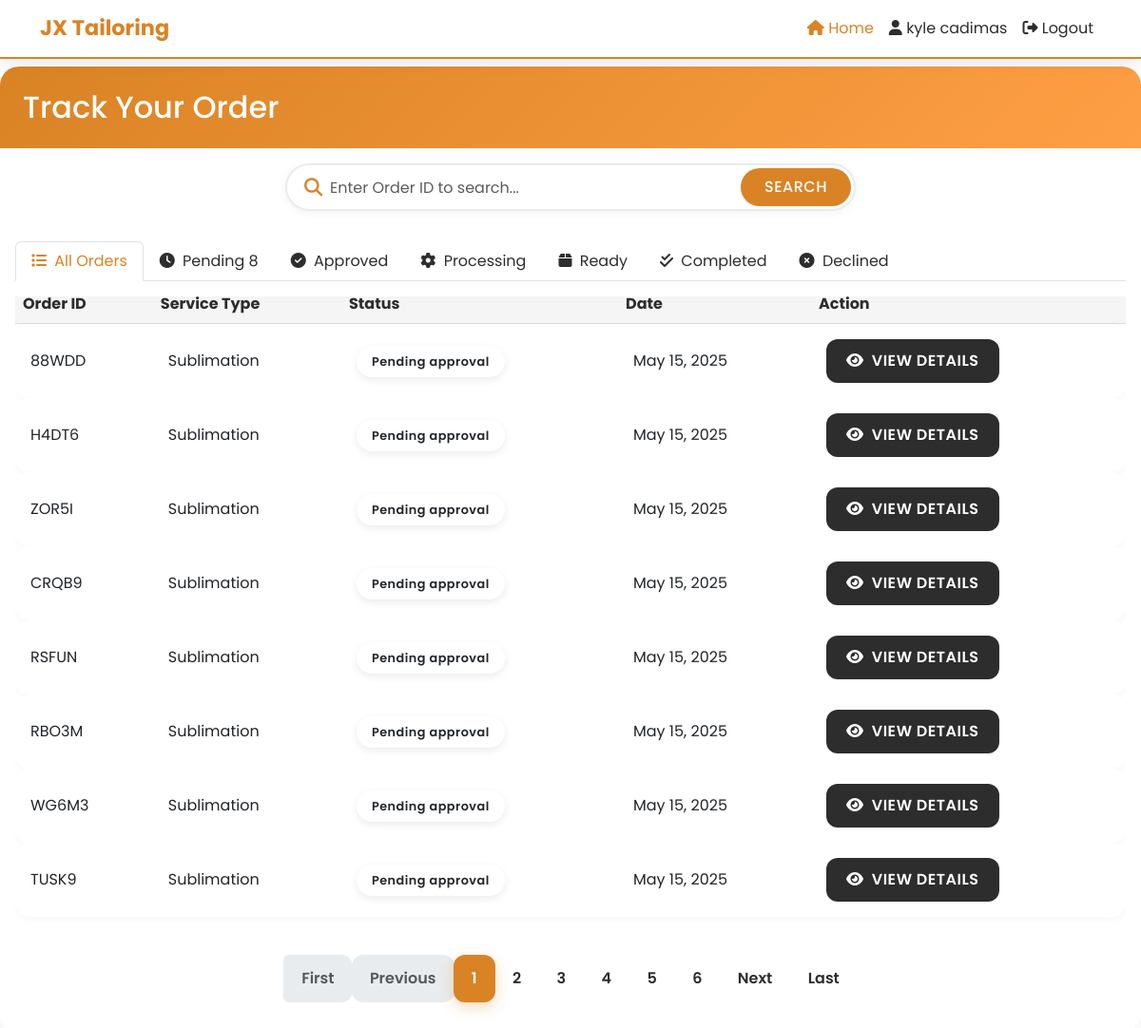
/customer/track_order.php (signed in), run on an earlier commit of the app's database.
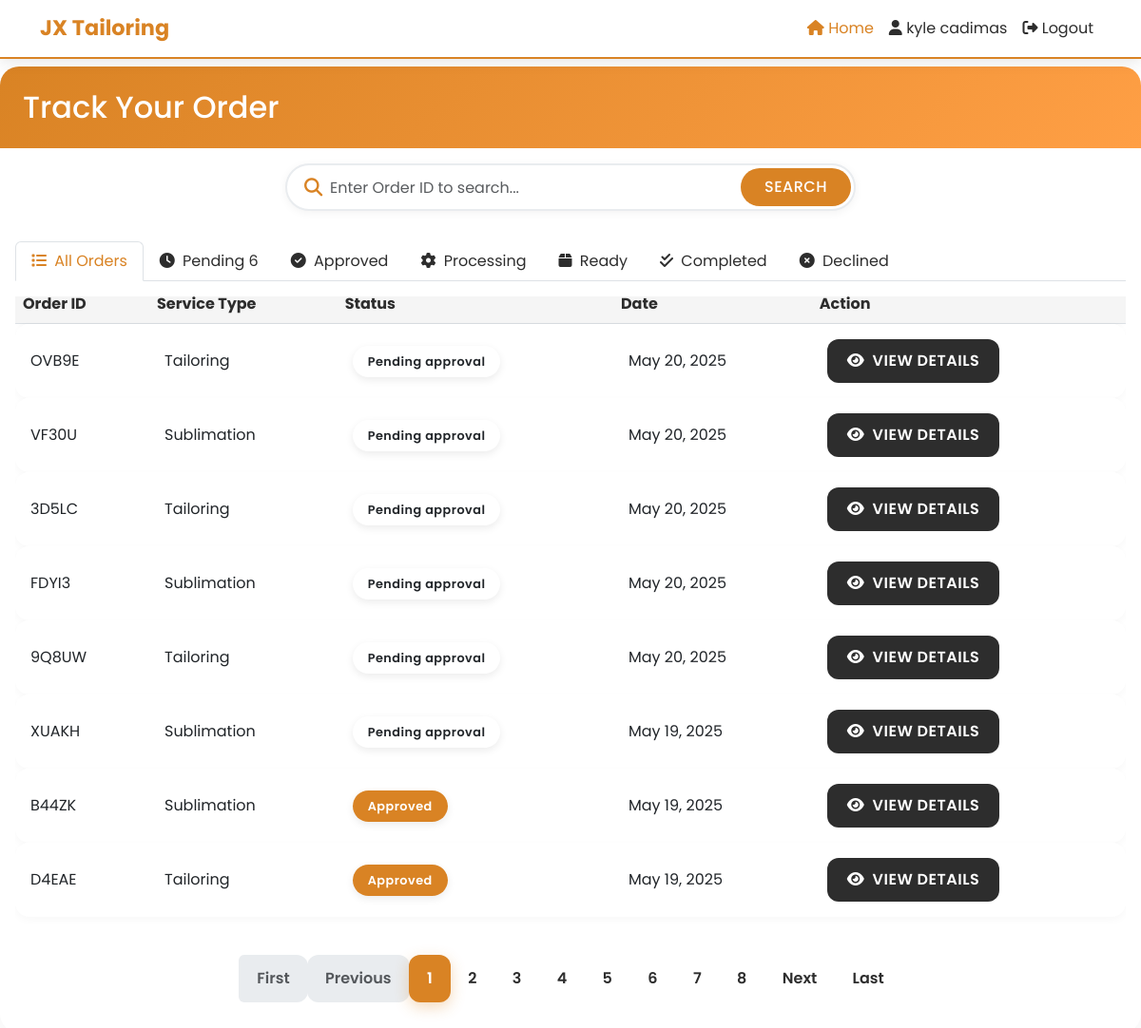
And on a later commit of the database.
### tables this page shows
CREATE TABLE `orders` (
  `order_id` varchar(10) NOT NULL,
  `customer_id` int(11) NOT NULL,
  `order_type` enum('tailoring','sublimation') NOT NULL,
  `total_amount` decimal(10,2) NOT NULL,
  `downpayment_amount` decimal(10,2) NOT NULL,
  `payment_method` enum('cash','gcash') NOT NULL,
  `payment_status` enum('pending','downpayment_paid','fully_paid') DEFAULT 'pending',
  `order_status` enum('pending_approval','declined','approved','forward_to_sublimator','in_process','printing_done','ready_for_pickup','completed') DEFAULT 'pending_approval',
  `staff_id` int(11) DEFAULT NULL,
  `manager_id` int(11) DEFAULT NULL,
  `notes` text DEFAULT NULL,
  `created_at` timestamp NOT NULL DEFAULT current_timestamp(),
  `updated_at` timestamp NOT NULL DEFAULT current_timestamp() ON UPDATE current_timestamp(),
  `screenshot_path` varchar(255) DEFAULT NULL,
  `status_history` text DEFAULT NULL,
  PRIMARY KEY (`order_id`),
  KEY `customer_id` (`customer_id`),
  KEY `staff_id` (`staff_id`),
  KEY `manager_id` (`manager_id`),
  CONSTRAINT `orders_ibfk_1` FOREIGN KEY (`customer_id`) REFERENCES `customers` (`customer_id`),
  CONSTRAINT `orders_ibfk_2` FOREIGN KEY (`staff_id`) REFERENCES `users` (`user_id`),
  CONSTRAINT `orders_ibfk_3` FOREIGN KEY (`manager_id`) REFERENCES `users` (`user_id`)
);

### customer/track_order.php (the view, shortened to what the changed rows need)
<?php
$customer_id = $_SESSION['customer_id'];
include '../db.php';
$search_query = "";
$where_clause = "o.customer_id = ?";
$records_per_page = 8;
$page = isset($_GET['page']) ? (int)$_GET['page'] : 1;
$offset = ($page - 1) * $records_per_page;
$query = "SELECT o.order_id, o.order_type, o.total_amount, o.downpayment_amount,
                 o.payment_method, o.payment_status, o.order_status, o.created_at, o.updated_at,
                 CASE
                    WHEN o.order_type = 'sublimation' THEN s.completion_date
                    WHEN o.order_type = 'tailoring' THEN t.completion_date
                    ELSE DATE_ADD(o.created_at, INTERVAL 7 DAY)
                 END AS completion_date,
                 o.notes,
                 s.template_id, s.custom_design, s.printing_type, s.size, s.color, s.instructions,
                 CASE
                    WHEN o.order_type = 'sublimation' THEN COUNT(sp.player_id)
                    ELSE 1
                 END AS quantity
          FROM orders o
          LEFT JOIN sublimation_orders s ON o.order_id = s.order_id AND o.order_type = 'sublimation'
          LEFT JOIN tailoring_orders t ON o.order_id = t.order_id AND o.order_type = 'tailoring'
          LEFT JOIN sublimation_players sp ON s.sublimation_id = sp.sublimation_id
          WHERE $where_clause
          GROUP BY o.order_id
          ORDER BY o.created_at DESC LIMIT ? OFFSET ?";
$stmt = mysqli_prepare($conn, $query);
mysqli_stmt_bind_param($stmt, "iii", $customer_id, $records_per_page, $offset);
mysqli_stmt_execute($stmt);
$result = mysqli_stmt_get_result($stmt);
$count_query = "SELECT COUNT(*) as total FROM orders o WHERE $where_clause";
$count_stmt = mysqli_prepare($conn, $count_query);
mysqli_stmt_bind_param($count_stmt, "i", $customer_id);
mysqli_stmt_execute($count_stmt);
$count_result = mysqli_stmt_get_result($count_stmt);
$total_records = mysqli_fetch_assoc($count_result)['total'];
$total_pages = ceil($total_records / $records_per_page);
function getPaginatedOrders($orders, $page = 1, $per_page = 8) {
    $total_records = count($orders);
    $total_pages = ceil($total_records / $per_page);
    $page = max(1, min($page, $total_pages));
    $offset = ($page - 1) * $per_page;
    return [
        'data' => array_slice($orders, $offset, $per_page),
        'total_pages' => $total_pages,
        'current_page' => $page
    ];
}
?>
<!DOCTYPE html>
<html lang="en">
<head>
    <link href="https://cdn.jsdelivr.net/npm/bootstrap@5.3.0-alpha1/dist/css/bootstrap.min.css" rel="stylesheet">
    <link rel="stylesheet" href="https://cdnjs.cloudflare.com/ajax/libs/font-awesome/6.4.0/css/all.min.css">
</head>
<body>
<div class="orders-container">
    <div class="card">
        <div class="card-header">
            <h2 class="mb-0">Track Your Order</h2>
        </div>
        <div class="card-body">
            <ul class="nav nav-tabs status-tabs mb-3" id="orderTabs" role="tablist">
                <li class="nav-item" role="presentation">
                    <button class="nav-link" id="pending-tab" data-bs-toggle="tab" data-bs-target="#pending" type="button" role="tab" aria-controls="pending" aria-selected="false">
                        <i class="fas fa-clock me-1"></i> <span class="tab-text">Pending</span>
                        <?php
                        $pending_count = 0;
                        mysqli_data_seek($result, 0);
                        while ($row = mysqli_fetch_assoc($result)) {
                            if ($row['order_status'] == 'pending_approval') $pending_count++;
                        }
                        if ($pending_count > 0): ?>
                        <span class="status-badge"><?= $pending_count ?></span>
                        <?php endif; ?>
                    </button>
                </li>
            </ul>
            <div class="tab-content" id="orderTabsContent">
                <div class="tab-pane fade show active" id="all" role="tabpanel" aria-labelledby="all-tab">
                    <?php
                    mysqli_data_seek($result, 0);
                    $has_orders = mysqli_num_rows($result) > 0;
                    if ($has_orders): ?>
                        <div class="table-responsive">
                            <table class="table table-hover">
                                <thead>
                                    <tr>
                                        <th>Order ID</th>
                                        <th>Service Type</th>
                                        <th>Status</th>
                                        <th>Date</th>
                                        <th>Action</th>
                                    </tr>
                                </thead>
                                <tbody>
                                    <?php while ($row = mysqli_fetch_assoc($result)) : ?>
                                        <tr>
                                            <td><?= htmlspecialchars($row['order_id']) ?></td>
                                            <td><?= htmlspecialchars(ucfirst($row['order_type'])) ?></td>
                                            <td>
                                                <span class="status-pill status-<?= str_replace('_', '-', $row['order_status']) ?>">
                                                    <?= htmlspecialchars(str_replace('_', ' ', ucwords($row['order_status']))) ?>
                                                </span>
                                            </td>
                                            <td><?= date('M j, Y', strtotime($row['created_at'])) ?></td>
                                            <td>
                                                <div class="d-flex gap-2">
                                                    <a href="view_order.php?id=<?= htmlspecialchars($row['order_id']) ?>" class="btn view-btn">
                                                        <i class="fas fa-eye me-1"></i> View Details
                                                    </a>
                                                </div>
                                            </td>
                                        </tr>
                                    <?php endwhile; ?>
                                </tbody>
                            </table>
                        </div>
                    <?php endif; ?>
                </div>
            </div>
            <div class="mt-4">
                <nav aria-label="Page navigation">
                    <ul class="pagination justify-content-center">
                        <?php for ($i = 1; $i <= $total_pages; $i++): ?>
                            <li class="page-item <?= $i == $page ? 'active' : '' ?>">
                                <a class="page-link" href="?page=<?= $i ?>&search=<?= urlencode($search_query) ?>"><?= $i ?></a>
                            </li>
                        <?php endfor; ?>
                    </ul>
                </nav>
            </div>
        </div>
    </div>
</div>
</body>
</html>

What changed in the data, as far as the page shows it:
no longer on this page (row unchanged): orders: order_id "88WDD", order_type "Sublimation", order_status "Pending approval", created_at "May 15, 2025"
no longer on this page (row unchanged): orders: order_id "H4DT6", order_type "Sublimation", order_status "Pending approval", created_at "May 15, 2025"
no longer on this page (row unchanged): orders: order_id "ZOR5I", order_type "Sublimation", order_status "Pending approval", created_at "May 15, 2025"
no longer on this page (row edited): orders: order_id "CRQB9", order_type "Sublimation", order_status "Pending approval", created_at "May 15, 2025"
no longer on this page (row unchanged): orders: order_id "RSFUN", order_type "Sublimation", order_status "Pending approval", created_at "May 15, 2025"
no longer on this page (row unchanged): orders: order_id "RBO3M", order_type "Sublimation", order_status "Pending approval", created_at "May 15, 2025"
no longer on this page (row unchanged): orders: order_id "WG6M3", order_type "Sublimation", order_status "Pending approval", created_at "May 15, 2025"
no longer on this page (row unchanged): orders: order_id "TUSK9", order_type "Sublimation", order_status "Pending approval", created_at "May 15, 2025"
added orders: order_id "OVB9E", order_type "Tailoring", order_status "Pending approval", created_at "May 20, 2025"
added orders: order_id "VF30U", order_type "Sublimation", order_status "Pending approval", created_at "May 20, 2025"
added orders: order_id "3D5LC", order_type "Tailoring", order_status "Pending approval", created_at "May 20, 2025"
added orders: order_id "FDYI3", order_type "Sublimation", order_status "Pending approval", created_at "May 20, 2025"
added orders: order_id "9Q8UW", order_type "Tailoring", order_status "Pending approval", created_at "May 20, 2025"
added orders: order_id "XUAKH", order_type "Sublimation", order_status "Pending approval", created_at "May 19, 2025"
added orders: order_id "B44ZK", order_type "Sublimation", order_status "Approved", created_at "May 19, 2025"
added orders: order_id "D4EAE", order_type "Tailoring", order_status "Approved", created_at "May 19, 2025"
Also different on the page:
$pending_count: "8" → "6"
new list line: "7"
new list line: "8"
